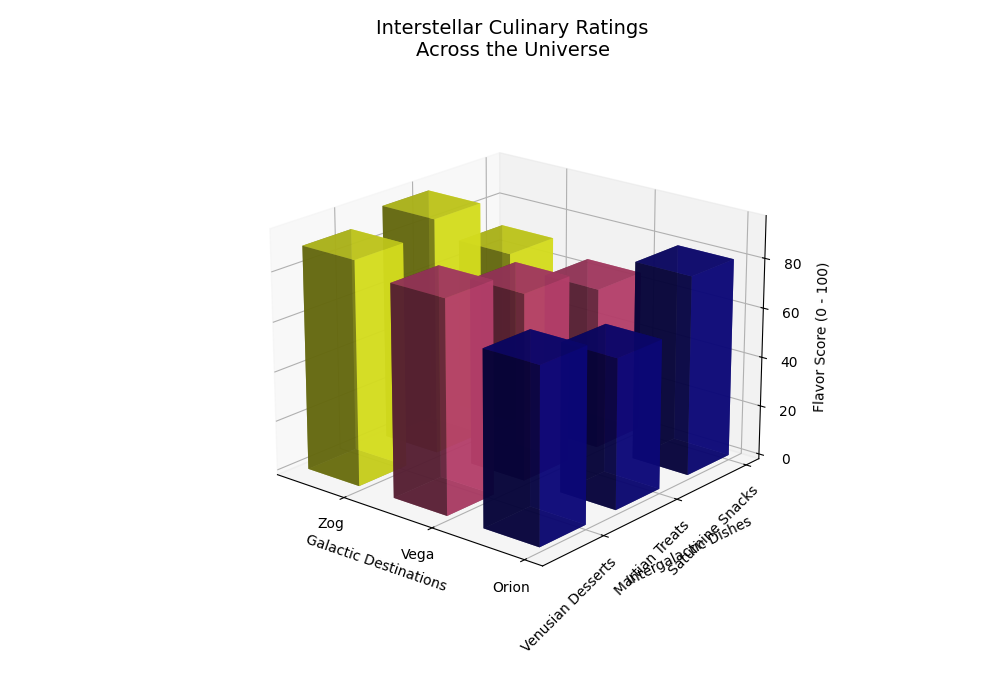

Generate this figure with Python:
import numpy as np
import matplotlib.pyplot as plt
from mpl_toolkits.mplot3d import Axes3D

# Changed and shuffled planets
planets = ['Orion', 'Vega', 'Zog']
# Changed and shuffled cuisines
cuisines = ['Saturnine Snacks', 'Martian Treats', 'Venusian Desserts']

popularity_scores = np.array([
    [80, 65, 70],
    [60, 75, 95],
    [70, 85, 90],
])

fig = plt.figure(figsize=(10, 7))
ax = fig.add_subplot(111, projection='3d')

xpos, ypos = np.meshgrid(np.arange(len(planets)), np.arange(len(cuisines)), indexing="ij")
xpos = xpos.flatten()
ypos = ypos.flatten()
zpos = np.zeros_like(xpos)

dx = dy = 0.6
dz = popularity_scores.flatten()

# Using a different colormap for colors
colors = plt.cm.plasma(np.linspace(0, 1, len(cuisines)))

for i, (planet, score_row) in enumerate(zip(planets, popularity_scores)):
    ax.bar3d(xpos[i::len(planets)], ypos[i::len(planets)], zpos[i::len(planets)], dx, dy, score_row, color=colors, alpha=0.8, label=cuisines[i])

ax.set_xticks(np.arange(len(planets)))
ax.set_yticks(np.arange(len(cuisines)))
ax.set_xticklabels(planets)
ax.set_yticklabels(cuisines, rotation=45, ha='right')
ax.set_xlabel('Galactic Destinations')  # Changed label
ax.set_ylabel('Intergalactic Dishes')  # Changed label
ax.set_zlabel('Flavor Score (0 - 100)')  # Changed label

ax.view_init(elev=20, azim=130)
ax.grid(True, linestyle='--', linewidth=0.5, alpha=0.7)
ax.set_title('Interstellar Culinary Ratings\nAcross the Universe', fontsize=14, pad=20)  # Changed title

plt.tight_layout()
plt.show()
